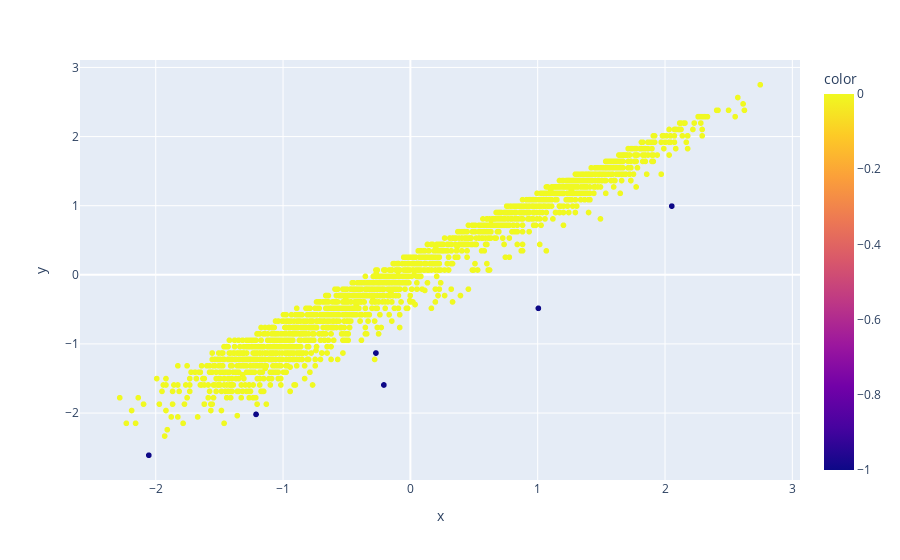

Write notebook code for a chart like this one.
### Code cell
fig = px.scatter(x = ideb_17["SAEB_T"], y = ideb_17["IDEB_T"], 
                color = ideb_17["dbscan"])

fig.show()

### Figure 1 — Plotly figure (JSON) as saved in the notebook; plotly's stock layout.template omitted (floating-point values rounded to 4 significant figures; data arrays with more than 128 entries replaced by an {"elided": "..."} marker saying what was removed)
{"data": [{"hovertemplate": "x=%{x}<br>y=%{y}<br>color=%{marker.color}<extra></extra>", "legendgroup": "", "marker": {"color": {"elided": "2398 int values"}, "coloraxis": "coloraxis", "symbol": "circle"}, "mode": "markers", "name": "", "showlegend": false, "type": "scattergl", "x": {"elided": "2398 float values"}, "xaxis": "x", "y": {"elided": "2398 float values"}, "yaxis": "y"}], "layout": {"coloraxis": {"colorbar": {"title": {"text": "color"}}, "colorscale": [[0, "#0d0887"], [0.1111, "#46039f"], [0.2222, "#7201a8"], [0.3333, "#9c179e"], [0.4444, "#bd3786"], [0.5556, "#d8576b"], [0.6667, "#ed7953"], [0.7778, "#fb9f3a"], [0.8889, "#fdca26"], [1, "#f0f921"]]}, "legend": {"tracegroupgap": 0}, "margin": {"t": 60}, "xaxis": {"anchor": "y", "domain": [0, 1], "title": {"text": "x"}}, "yaxis": {"anchor": "x", "domain": [0, 1], "title": {"text": "y"}}}}
